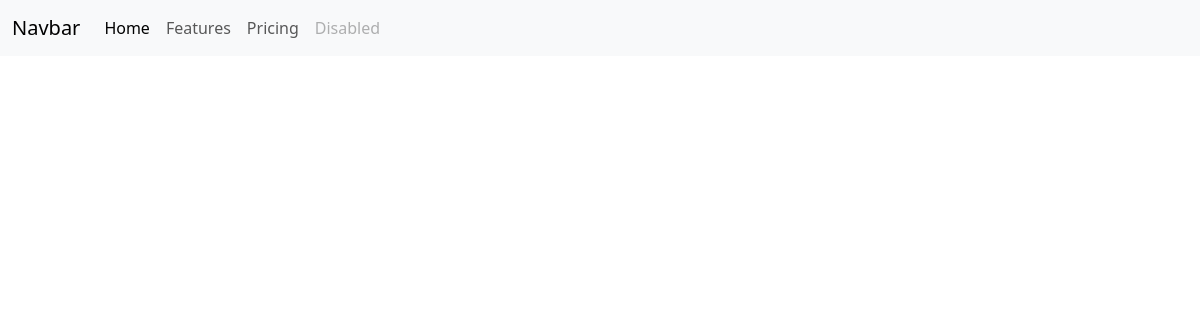
The app's page /posts/, older data.
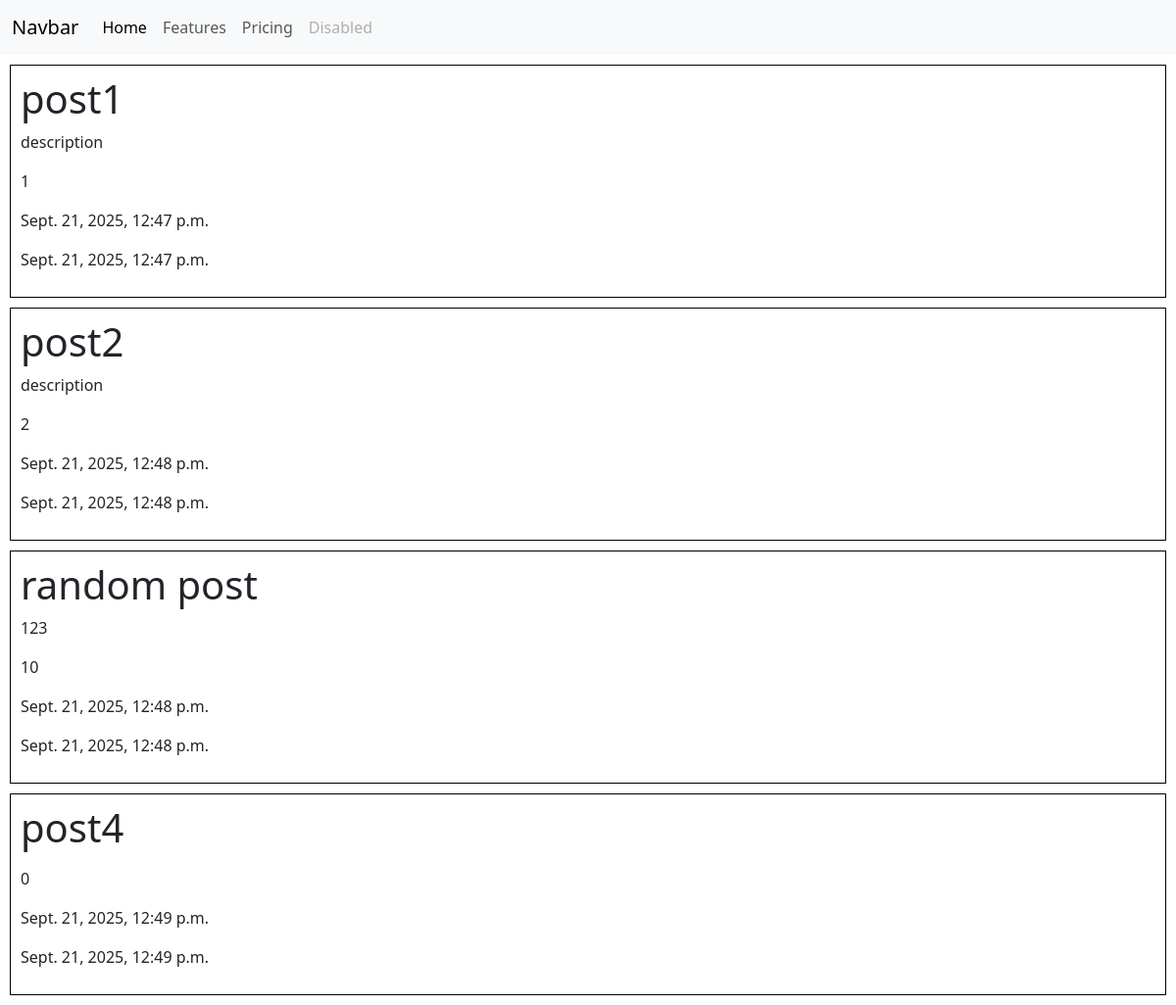
The same page, newer data.
### posts/models.py (models this page shows, shortened)
class Post(models.Model):
    title = models.CharField(max_length=200)
    content = models.CharField(max_length=1000, blank=True)
    rate = models.IntegerField(default=0)
    created_at = models.DateTimeField(auto_now_add=True)
    updated_at = models.DateTimeField(auto_now=True)

### posts/views.py (the view)
# urls.py: path("posts/", posts_list_view),
def posts_list_view(request):
    posts = Post.objects.all()
    return render(request, "posts/posts_list.html", context={"posts_list": posts})

### templates/posts/posts_list.html
{% extends 'base.html' %}
{% block content %}
{% for post in posts_list %}
    <div style="border: 1px solid black; margin: 10px; padding: 10px;">
    <h1>{{post.title}}</h1>
    <p>{{post.content}}</p>
    <p>{{post.rate}}</p>
    <p>{{post.created_at}}</p>
    <p>{{post.updated_at}}</p>
    </div>
{% endfor %}
{% endblock %}

### templates/base.html (shortened to what this page needs)
<head>
    <link rel="stylesheet" href="https://cdn.jsdelivr.net/npm/bootstrap@5.3.3/dist/css/bootstrap.min.css">
    <nav class="navbar navbar-expand-lg bg-body-tertiary">
  <div class="container-fluid">
    <a class="navbar-brand" href="#">Navbar</a>
    <div class="collapse navbar-collapse" id="navbarNav">
      <ul class="navbar-nav">
        <li class="nav-item">
          <a class="nav-link active" aria-current="page" href="#">Home</a>
        </li>
        <li class="nav-item">
          <a class="nav-link" href="#">Features</a>
        </li>
        <li class="nav-item">
          <a class="nav-link" href="#">Pricing</a>
        </li>
        <li class="nav-item">
          <a class="nav-link disabled" aria-disabled="true">Disabled</a>
        </li>
      </ul>
    </div>
  </div>
</nav>
</head>
<body>
    {% block content %}
    {% endblock %}
</body>

Row changes from the older to the newer data that the page shows:
added Post: title "post1", content "description", rate "1", created_at "Sept. 21, 2025, 12:47 p.m.", updated_at "Sept. 21, 2025, 12:47 p.m."
added Post: title "post2", content "description", rate "2", created_at "Sept. 21, 2025, 12:48 p.m.", updated_at "Sept. 21, 2025, 12:48 p.m."
added Post: title "random post", content "123", rate "10", created_at "Sept. 21, 2025, 12:48 p.m.", updated_at "Sept. 21, 2025, 12:48 p.m."
added Post: title "post4", rate "0", created_at "Sept. 21, 2025, 12:49 p.m.", updated_at "Sept. 21, 2025, 12:49 p.m."
